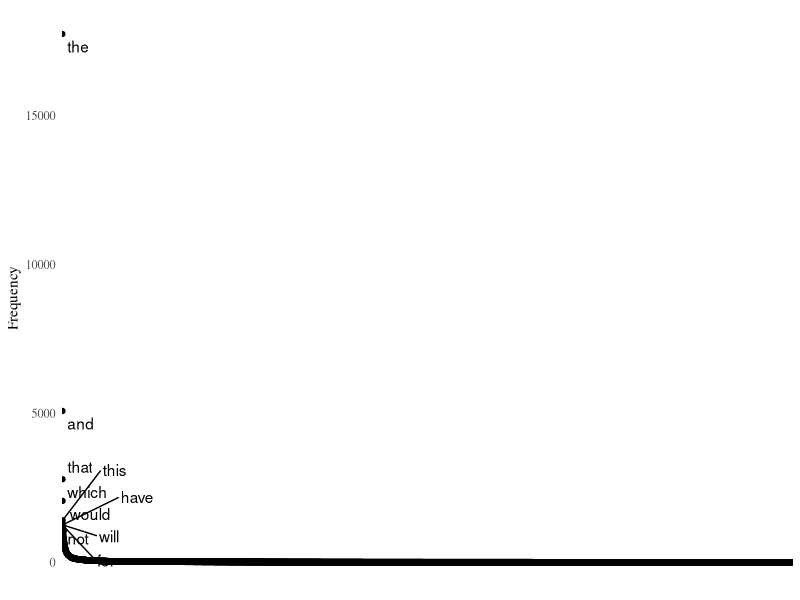
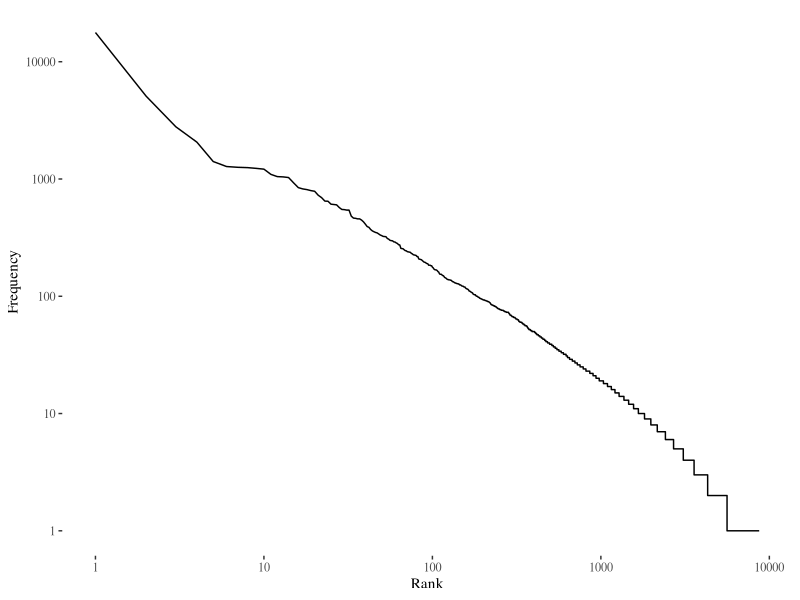
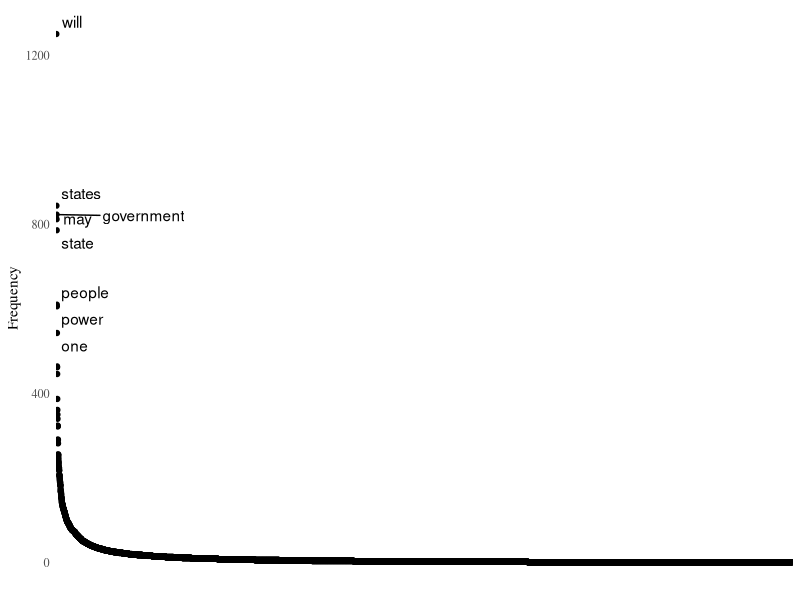
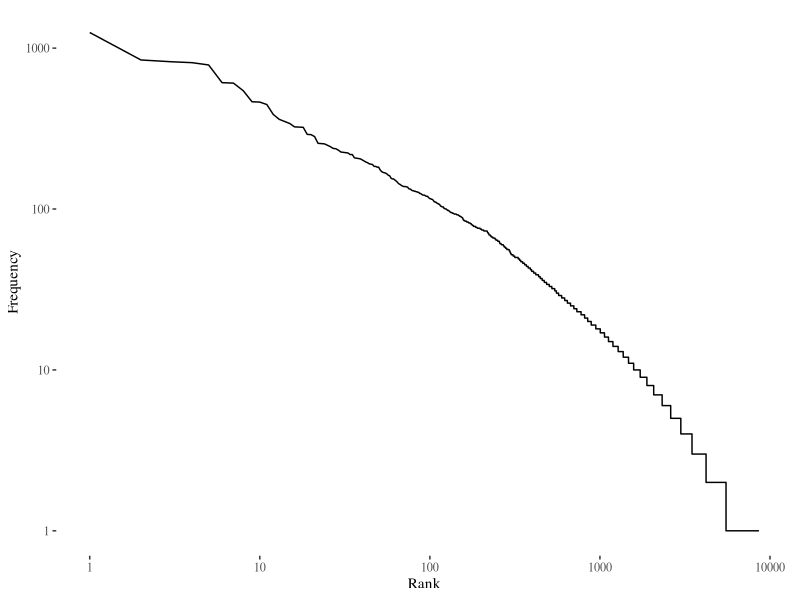
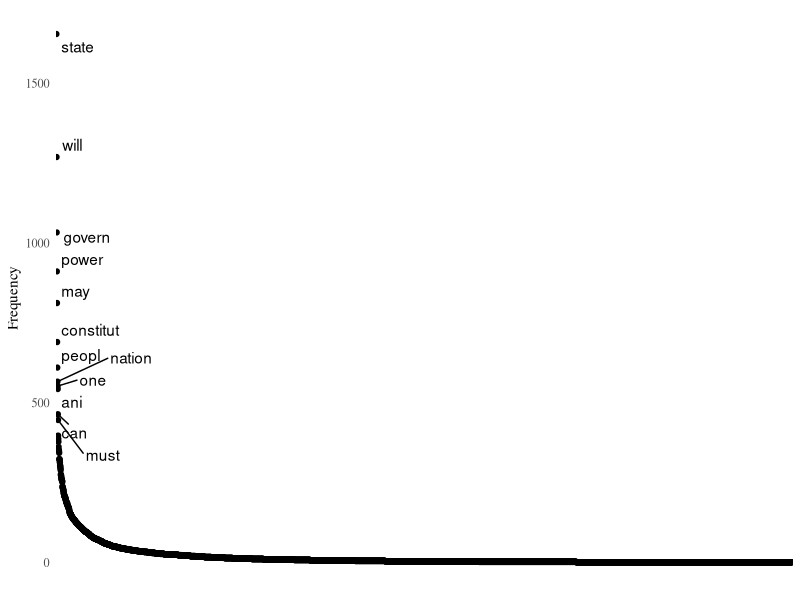
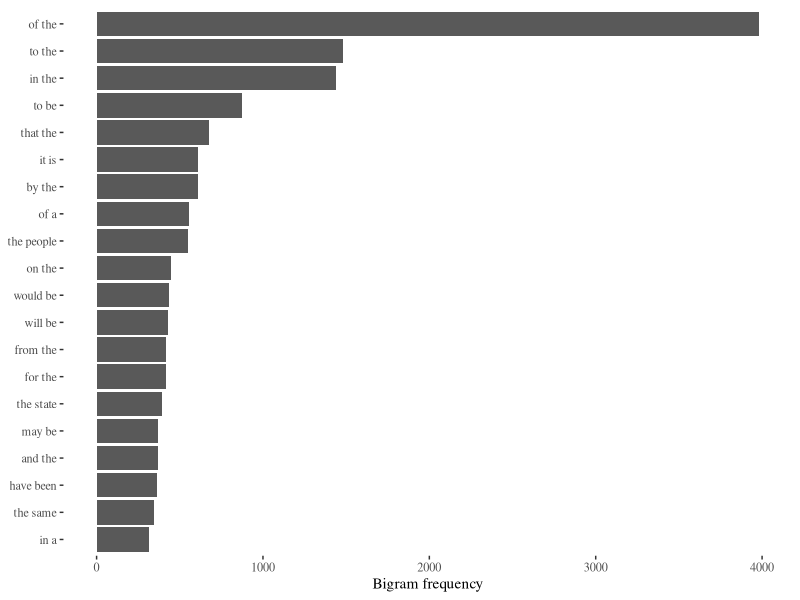
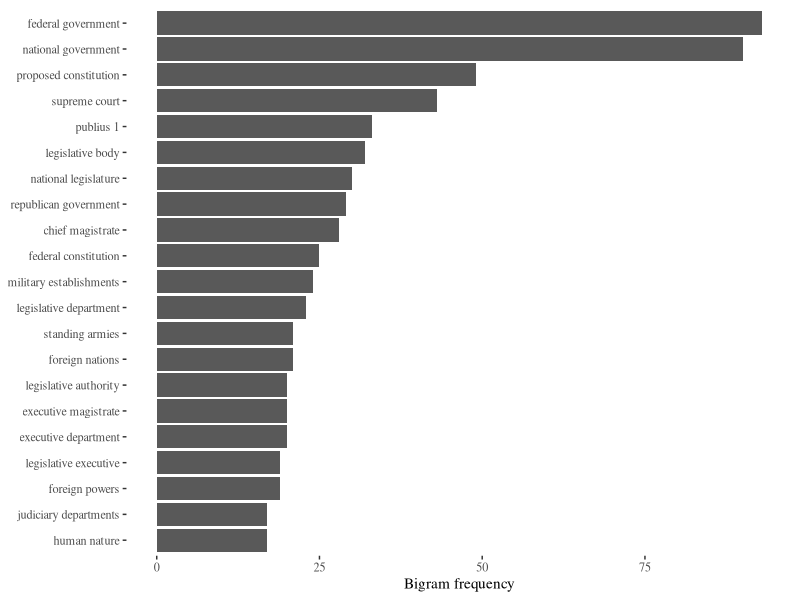
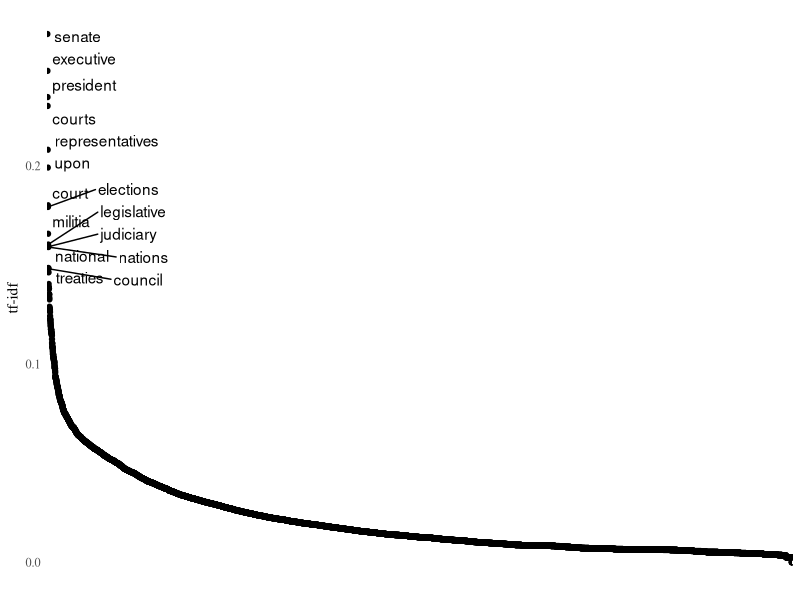

These figures' R source, in order:
## ---- chunk 1
library(tm)
library(tidyverse)
library(ggthemes)
library(ggrepel)
## ---- chunk 2
getwd()
setwd("~/Desktop/teaching/CEU_text_analysis_25/meeting_4/") # this is an example, paste your path here
## ---- chunk 3

federalist <- read_csv("federalist.csv")

## ---- chunk 4

clean_federalist <- federalist %>%
  mutate(                           # the mutate() function is part of dplyr package / allows to change stuff within the dataframe easily
    text   = str_to_lower(text),                # turn all letters to lowercase
    text   = str_replace_all(text, "\n", " "),  # replace '/n' carriage return symbols
    text   = str_remove_all(text, "[:punct:]"), # remove all punctuation
    man    = str_count(text, "\\Wman "),        # Basic regex (more about it later in the course. '\\W' part means at the begging of the word) and count those up
    by     = str_count(text, "\\Wby "),         # same
    upon   = str_count(text, "\\Wupon ")        # same
  ) %>%
  rowwise() %>%                                 # make future functions work rowwise
  mutate(
    length = length(str_split(text, " ")[[1]])  # calculate the length of the text (in words)
  )

## ---- chunk 5
dtm_federalist <- DocumentTermMatrix(clean_federalist$text,
                                     control = list(removePunctuation = TRUE,
                                         stopwords = FALSE))

dtm_federalist <- dtm_federalist %>% as.matrix()

dim(dtm_federalist)

most_frequent <- dtm_federalist %>% colSums()


most_frequent_df <- most_frequent %>% as.list() %>% as_tibble() %>%
  pivot_longer(everything())

most_frequent_df %>% arrange(desc(value))

most_frequent_df %>% arrange(desc(value)) %>% print(n = 50)


## ---- chunk 6

most_frequent_df %>%
  mutate(label = ifelse(value > 1200, name, NA)) %>%
  ggplot() +
  geom_point(aes(reorder(name, -value),  value)) +
  geom_text_repel(aes(reorder(name, -value),  value, label = label),
                  max.overlaps = 20) +
  theme_tufte() +
  ylab("Frequency") +
  theme(
    axis.text.x = element_blank(),
    axis.title.x = element_blank(),
    axis.ticks = element_blank()
  )

## ---- chunk 7


most_frequent_df %>%
  arrange(desc(value)) %>%
  mutate(rank = 1:nrow(.)) %>%
  ggplot(aes(rank, value)) +
  geom_line() +
  ylab("Frequency") +
  xlab("Rank") +
  scale_x_log10() +
  scale_y_log10() +
  theme_tufte()

## ---- chunk 8
dtm_federalist <- DocumentTermMatrix(clean_federalist$text,
                                     control = list(removePunctuation = TRUE,
                                         stopwords = TRUE))

dtm_federalist <- dtm_federalist %>% as.matrix()

dim(dtm_federalist)

most_frequent <- dtm_federalist %>% colSums()

most_frequent_df <- most_frequent %>% as.list() %>% as_tibble() %>%
  pivot_longer(everything())

most_frequent_df %>% arrange(desc(value))
## ---- chunk 9
most_frequent_df %>%
  mutate(label = ifelse(value > 500, name, NA)) %>%
  ggplot() +
  geom_point(aes(reorder(name, -value),  value)) +
  geom_text_repel(aes(reorder(name, -value),  value, label = label),
                  max.overlaps = 20) +
  theme_tufte() +
  ylab("Frequency") +
  theme(
    axis.text.x = element_blank(),
    axis.title.x = element_blank(),
    axis.ticks = element_blank()

  )

## ---- chunk 10

most_frequent_df %>%
  arrange(desc(value)) %>%
  mutate(rank = 1:nrow(.)) %>%
  ggplot(aes(rank, value)) +
  geom_line() +
  ylab("Frequency") +
  xlab("Rank") +
  scale_x_log10() +
  scale_y_log10() +
  theme_tufte()
## ---- chunk 11
library(SnowballC)

# Example: Apply stemming via the 'stemDocument' function in a corpus/dtm workflow

stemmed_corpus <- VCorpus(VectorSource(clean_federalist$text)) %>%
  tm_map(stemDocument)

dtm_stemmed <- DocumentTermMatrix(stemmed_corpus,
  control = list(stopwords = TRUE,
                 removePunctuation = TRUE)
)

dtm_stemmed <- as.matrix(dtm_stemmed)


dim(dtm_stemmed)
dim(dtm_federalist)


dtm_stemmed <- dtm_stemmed %>% as.matrix()


most_frequent_stemmed <- dtm_stemmed %>% colSums()



most_frequent_df_stemmed <- most_frequent_stemmed %>% as.list() %>% as_tibble() %>%
  pivot_longer(everything())

most_frequent_df_stemmed %>% arrange(desc(value))



most_frequent_df_stemmed %>%
  mutate(label = ifelse(value > 400, name, NA)) %>%
  ggplot() +
  geom_point(aes(reorder(name, -value),  value)) +
  geom_text_repel(aes(reorder(name, -value),  value, label = label),
                  max.overlaps = 20) +
  theme_tufte() +
  ylab("Frequency") +
  theme(
    axis.text.x = element_blank(),
    axis.title.x = element_blank(),
    axis.ticks = element_blank()

  )

## ---- chunk 12
# A simple base R function for extracting n-grams from a single string.
ngrams <- function(text, n = 2) {
  # 1) Split the text into tokens (splitting by whitespace here)
  tokens <- unlist(strsplit(text, "\\s+"))
  
  # If there aren't enough tokens, return an empty vector
  if (length(tokens) < n) return(character(0))
  
  # 2) Create a character vector for the n-grams
  out <- character(length(tokens) - n + 1)
  
  # 3) For each position, paste together 'n' consecutive tokens
  for (i in seq_along(out)) {
    out[i] <- paste(tokens[i:(i+n-1)], collapse = " ")
  }
  
  # Return the resulting n-grams
  return(out)
}

# Example usage:
example_text <- "Hello this is a short example sentence for demonstration"
ngrams(example_text, n = 2)
ngrams(example_text, n = 3)

## ---- chunk 13


library(tidytext)


federalist_bigrams <- clean_federalist %>%
  unnest_tokens(bigram, text, token = "ngrams", n = 2) %>%
  count(bigram, sort = TRUE)


federalist_bigrams %>% 
  group_by() %>%
  slice_max(n, n = 20) %>%
  ggplot(aes(x = reorder(bigram, n), y = n)) +
  geom_col() +
  coord_flip() +
  labs(x = NULL, y = "Bigram frequency") +
  theme_tufte()



# remove stopwords

data(stop_words)

federalist_bigrams_separated <- federalist_bigrams %>%
  separate(bigram, into = c("word1", "word2"), sep = " ")


federalist_bigrams_filtered <- federalist_bigrams_separated %>%
  filter(!word1 %in% stop_words$word,
         !word2 %in% stop_words$word)

federalist_bigrams_counts <- federalist_bigrams_filtered %>%
  unite("bigram", word1, word2, sep = " ")

# Now let's plot the top bigrams
federalist_bigrams_counts %>% 
  slice_max(n, n = 20) %>%
  ggplot(aes(x = reorder(bigram, n), y = n)) +
  geom_col() +
  coord_flip() +
  labs(x = NULL, y = "Bigram frequency") +
  theme_tufte()


# Per Author bigrams

## ---- chunk 14
dtm_federalist <- DocumentTermMatrix(clean_federalist$text,
                                     control = list(removePunctuation = TRUE,
                                         stopwords = TRUE))

dtm_federalist_tfidf <- weightTfIdf(dtm_federalist)


dtm_federalist_tfidf <- dtm_federalist_tfidf %>% as.matrix()

dim(dtm_federalist_tfidf)

most_frequent <- dtm_federalist_tfidf %>% colSums()

most_frequent_df <- most_frequent %>% as.list() %>% as_tibble() %>%
  pivot_longer(everything())

most_frequent_df %>% arrange(desc(value))
## ---- chunk 15
most_frequent_df %>%
  mutate(label = ifelse(value > .107, name, NA)) %>%
  ggplot() +
  geom_point(aes(reorder(name, -value),  value)) +
  geom_text_repel(aes(reorder(name, -value),  value, label = label),
                  max.overlaps = 20) +
  theme_tufte() +
  ylab("tf-idf") +
  theme(
    axis.text.x = element_blank(),
    axis.title.x = element_blank(),
    axis.ticks = element_blank()

  )

## ---- chunk 16

dtm_federalist <- DocumentTermMatrix(clean_federalist$text,
                                     control = list(removePunctuation = TRUE,
                                         stopwords = TRUE))

dtm_federalist_tfidf <- weightTfIdf(dtm_federalist)

hamilton_ids <- which(clean_federalist$author == "HAMILTON")
madison_ids <- which(clean_federalist$author == "MADISON")

most_frequent_hamilton <- dtm_federalist_tfidf[hamilton_ids, ] %>%
  as.matrix() %>% colSums()
most_frequent_madison <- dtm_federalist_tfidf[madison_ids, ] %>%
  as.matrix() %>% colSums()



most_frequent_df_hamilton <- most_frequent_hamilton %>%
  as.list() %>%
  as_tibble() %>%
  pivot_longer(everything()) %>% 
  mutate(author = "HAMILTON")


most_frequent_df_madison <- most_frequent_madison %>%
  as.list() %>%
  as_tibble() %>%
  pivot_longer(everything()) %>% 
  mutate(author = "MADISON")

most_frequent_df <- bind_rows(most_frequent_df_hamilton,
                              most_frequent_df_madison)

hamilton_plot <- most_frequent_df %>%
  filter(author == "HAMILTON") %>%
  top_n(20, value) %>%
  ggplot() +
  geom_bar(aes(reorder(name, value), value),
           stat = "identity",
           fill = "steelblue") +
  coord_flip() +
  ylab("ti-idf") +
  theme_tufte() +
  theme(axis.title.y = element_blank())

madison_plot <- most_frequent_df %>%
  filter(author == "MADISON") %>%
  top_n(20, value) %>%
  ggplot() +
  geom_bar(aes(reorder(name, value), value),
           stat = "identity",
           fill = "indianred4") +
  coord_flip() +
  ylab("ti-idf") +
  theme_tufte() +
  theme(axis.title.y = element_blank())


cowplot::plot_grid(hamilton_plot, madison_plot,
                   ncol = 2)


## ---- chunk 17

# Original DTM
dtm_federalist <- DocumentTermMatrix(clean_federalist$text,
  control = list(removePunctuation = TRUE,
                 stopwords = TRUE)
)

# Identify HAMILTON and MADISON docs
hamilton_ids <- which(clean_federalist$author == "HAMILTON")
madison_ids  <- which(clean_federalist$author == "MADISON")

# Convert the entire DTM to a matrix for easy column sums
dtm_mat <- as.matrix(dtm_federalist)
word_counts <- colSums(dtm_mat)

# 1) Filter out extremely rare words
#    e.g., words that appear fewer than 5 times overall
rare_threshold <- 5
keep_words <- names(word_counts)[word_counts >= rare_threshold]

dtm_federalist <- dtm_federalist[ , keep_words]
dtm_mat        <- dtm_mat[ , keep_words]  # re-assign the filtered matrix

# Recompute word counts after filtering
word_counts <- colSums(dtm_mat)


dtm_federalist  <- dtm_federalist  %>% as.matrix()

dtm_hamilton <- dtm_federalist[hamilton_ids, ] %>%
  colSums()

dtm_madison <- dtm_federalist[madison_ids, ] %>%
  colSums()

# Laplace smoothing with +1
freq_ham <- (dtm_hamilton + 1) / sum(dtm_hamilton + 1)
freq_mad <- (dtm_madison  + 1) / sum(dtm_madison  + 1)

# Log-odds function
log_odds <- function(p) log(p / (1 - p))

log_odds_ham <- log_odds(freq_ham)
log_odds_mad <- log_odds(freq_mad)

log_odds_ratio <- log_odds_ham - log_odds_mad  # difference in log-odds

log_odds_ratio <- enframe(log_odds_ratio, name = "word", value = "log_odds_diff")

# Bring in overall frequency of each word
general_frequency <- enframe(word_counts, name = "word", value = "freq")

log_odds_ratio <- log_odds_ratio %>%
  left_join(general_frequency, by = "word")


## ---- chunk 18
log_odds_ratio <- log_odds_ham - log_odds_mad


log_odds_ratio <- log_odds_ratio %>%
  as.list() %>%
  as_tibble() %>%
  pivot_longer(everything())

### Add word frequency ###

general_frequency <- dtm_federalist %>% as.matrix() %>% colSums() %>%
  as.list() %>%
  as_tibble() %>%
  pivot_longer(everything()) %>%
  mutate(freq = value) %>%
  select(-value)

log_odds_ratio <- log_odds_ratio %>%
  left_join(general_frequency)


log_odds_ratio %>%
  mutate(label = ifelse(value > 2 | value < -2, name, NA)) %>%
  ggplot() +
  geom_point(aes(freq, value, color = value)) +
  geom_text_repel(aes(freq, value, label = label),
                  max.overlaps = 50) +
  ylab("log odds ratio") +
  theme_tufte() +
  theme(legend.position = "none")


log_odds_ratio %>%
  mutate(label = ifelse(value > 2 | value < -2, name, NA)) %>%
  ggplot() +
  geom_point(aes(freq, value, color = value)) +
  geom_text_repel(aes(freq, value, label = label),
                  max.overlaps = 50) +
  ylab("log odds ratio") +
  scale_x_log10() +  # often helpful to log-scale the frequency axis
  theme_tufte() +
  theme(legend.position = "none")


hamilton_plot <- log_odds_ratio %>%
  top_n(20, value) %>%
  ggplot() +
  geom_bar(aes(reorder(name, value), value),
           stat = "identity",
           fill = "steelblue") +
  coord_flip() +
  ylab("log odds ratio") +
  theme_tufte() +
  theme(axis.title.y = element_blank())

madison_plot <- log_odds_ratio %>%
  top_n(20, -value) %>%
  ggplot() +
  geom_bar(aes(reorder(name, -value), value),
           stat = "identity",
           fill = "indianred4") +
  coord_flip() +
  ylab("log odds ratio") +
  theme_tufte() +
  theme(axis.title.y = element_blank())


cowplot::plot_grid(madison_plot, hamilton_plot,
                   ncol = 2)

## ---- chunk 19


dtm_hamilton <- dtm_federalist[hamilton_ids, ] %>%
  colSums()

dtm_madison <- dtm_federalist[madison_ids, ] %>%
  colSums()

# Laplace smoothing with +1
freq_ham <- (dtm_hamilton + 1) / sum(dtm_hamilton + 1)
freq_mad <- (dtm_madison  + 1) / sum(dtm_madison  + 1)

# Log-odds function
log_odds <- function(p) log(p / (1 - p))

log_odds_ham <- log_odds(freq_ham)
log_odds_mad <- log_odds(freq_mad)

log_odds_ratio <- log_odds_ham - log_odds_mad  # difference in log-odds

log_odds_ratio <- enframe(log_odds_ratio, name = "word", value = "log_odds_diff")

# Bring in overall frequency of each word
general_frequency <- enframe(word_counts, name = "word", value = "freq")




fightin_words_log_odds <- function(c1, c2, alpha = 0.01) {
  # c1, c2: named integer vectors of word counts for group 1 and group 2
  # alpha : Dirichlet prior hyperparameter
  
  # Make sure c1, c2 have same names (same vocab)
  stopifnot(all(names(c1) == names(c2)))
  
  V <- length(c1)
  
  n1 <- sum(c1)
  n2 <- sum(c2)
  
  # Posterior proportions for group 1 and group 2
  p1 <- (c1 + alpha) / (n1 + alpha * V)
  p2 <- (c2 + alpha) / (n2 + alpha * V)
  
  # log-odds
  log_odds_1 <- log(p1 / (1 - p1))
  log_odds_2 <- log(p2 / (1 - p2))
  
  d <- log_odds_1 - log_odds_2  # difference
  
  # Approx variance
  var_d <- 1 / (c1 + alpha) + 1 / (n1 - c1 + alpha * (V - 1)) +
           1 / (c2 + alpha) + 1 / (n2 - c2 + alpha * (V - 1))
  
  z <- d / sqrt(var_d)  # z-score
  
  tibble(
    word          = names(c1),
    log_odds_diff = d,
    z             = z
  )
}

# Example usage:
alpha_val <- 0.01  # small prior
res_fightin <- fightin_words_log_odds(
  c1 = dtm_hamilton,
  c2 = dtm_madison,
  alpha = alpha_val
)

# Merge in overall frequency
res_fightin <- res_fightin %>%
  left_join(general_frequency, by = "word")

# Now we can highlight words with large absolute z-scores or large log-odds
res_fightin %>%
  mutate(label = ifelse(abs(z) > 3, word, NA)) %>%
  ggplot(aes(freq, log_odds_diff, color = z)) +
  geom_point() +
  geom_text_repel(aes(label = label), max.overlaps = 50) +
  scale_x_log10() +
  ylab("Fightin' Words Difference in Log-Odds") +
  ggtitle(paste("Dirichlet prior =", alpha_val)) +
  theme_tufte() +
  theme(legend.position = "right")

## ---- chunk 20


my_ttr <- function(text) {
  tokens <- unlist(strsplit(text, "\\s+"))
  types <- length(unique(tokens))
  ttr <- types / length(tokens)
  return(ttr)
}

# Example usage on each row of `clean_federalist`
clean_federalist %>%
  mutate(TTR = sapply(text, my_ttr)) %>%
  group_by(author) %>%
  summarize(mean_TTR = mean(TTR), sd_TTR = sd(TTR))

## ---- chunk 21



# install.packages("igraph")
# install.packages("ggraph")

require(igraph)
require(ggraph)

## ---- chunk 22

federalist_bigrams <- clean_federalist %>%
  unnest_tokens(bigram, text, token = "ngrams", n = 2) %>%
  count(bigram, sort = TRUE)



# remove stopwords


groupped_bigrams <- clean_federalist %>%
  group_by(author) %>%
  unnest_tokens(bigram, text, token = "ngrams", n = 2) %>%
  count(bigram, sort = TRUE)

bigrams_separeted <- groupped_bigrams %>%
  separate(bigram, into = c("word1", "word2"), sep = " ")


bigrams_separeted_filtered <- bigrams_separeted %>%
  filter(!word1 %in% stop_words$word,
         !word2 %in% stop_words$word)


bigram_graph_ham <- bigrams_separeted_filtered %>%
  filter(author == "HAMILTON") %>%
  ungroup() %>%
  select(-author) %>%
  filter(n > 10) %>%
  graph_from_data_frame()

bigram_graph_mad <- bigrams_separeted_filtered %>%
  filter(author == "MADISON") %>%
  ungroup() %>%
  select(-author) %>%
  filter(n > 5) %>%
  graph_from_data_frame()



a <- grid::arrow(type = "closed", length = unit(.3, "cm"))

ham_graph <- ggraph(bigram_graph_ham, layout = "fr") +
  geom_edge_link(aes(edge_alpha = n), show.legend = FALSE,
                 arrow = a, end_cap = circle(.2, 'cm')) +
  geom_node_point(color = "indianred", size = 5) +
  geom_node_text(aes(label = name), vjust = 1, hjust = 1) +
  theme_void()

mad_graph <- ggraph(bigram_graph_mad, layout = "fr") +
  geom_edge_link(aes(edge_alpha = n), show.legend = FALSE,
                 arrow = a, end_cap = circle(.2, 'cm')) +
  geom_node_point(color = "steelblue", size = 5) +
  geom_node_text(aes(label = name), vjust = 1, hjust = 1) +
  theme_void()

# install.packages("cowplot")
library(cowplot)

plot_grid(ham_graph, mad_graph, ncol = 2)
